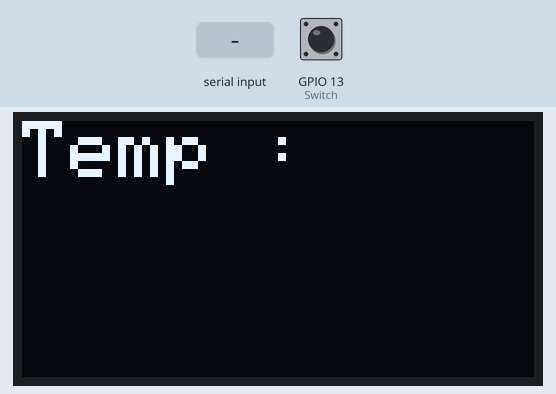
Bench run of a sketch on a simulated ESP8266 (NodeMCU). On the bench: 128×64 one-colour display. The test bench sets the inputs (shaded band); at power-on: GPIO 13 (Switch) HIGH. What the sketch prints to the serial monitor is not drawn.

Above: at 1.2 s.
1.3 s: "1" received over the second serial link
At 2.1 s:
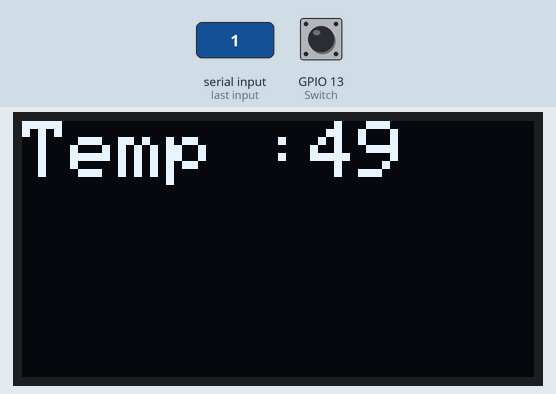
2.9 s: "0" received over the second serial link
At 3.8 s:
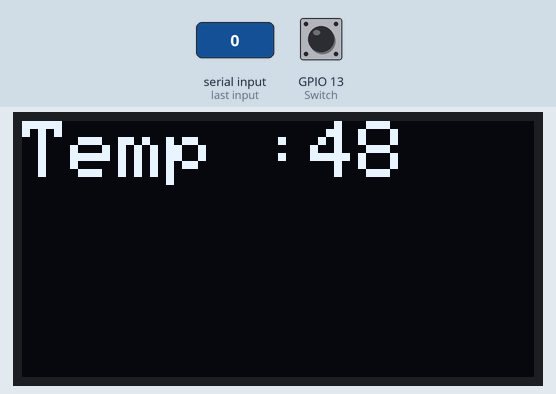
Timing chart, 0 to 5.9 s (numbered marks = the images above; inputs shaded):
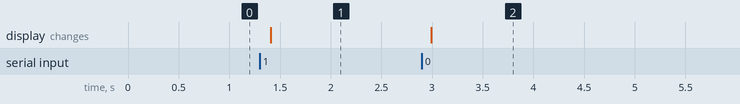

The sketch:

Board2.ino
```cpp
#include <ESP8266WiFi.h>
#include <SoftwareSerial.h>

#include <Wire.h>
#include <SPI.h>
#include <Adafruit_GFX.h>
#include <Adafruit_SSD1306.h>
Adafruit_SSD1306 OLED(-1);

#define Switch 13

String loli;
int count = 1;

SoftwareSerial Board2 (14, 12, false, 256);

void setup() {
  Serial.begin(9600);
  Board2.begin(9600);
  pinMode(Switch,INPUT);
  OLED.begin(SSD1306_SWITCHCAPVCC, 0x3C);
}

void loop() {
  while (Board2.available() > 0) {
    loli = Board2.read();
  }
  int sw = digitalRead(Switch);
  if(sw == 0){
    count = count + 1;
  }
  Serial.println(count);
  if(count == 1){
    Board2.write(count);
  }

  if(count == 2){
    Board2.write(count);
  }

  if(count == 3){
    Board2.write(count);
  }

  if(count == 4){
    Board2.write(count);
  }

  if(count > 4){
    count = 1;
  }
  OLED.clearDisplay();
  OLED.setTextColor(WHITE);
  OLED.setCursor(0, 0);
  OLED.setTextSize(2);
  OLED.print("Temp :");
  OLED.println(loli);
  OLED.setCursor(0, 25);
  OLED.display();
  delay(200);
}
```

Measured:
- after the input at 1.3 s, the display: changes after 0.11 s (image 1)
- after the input at 2.9 s, the display: changes after 0.09 s (image 2)
